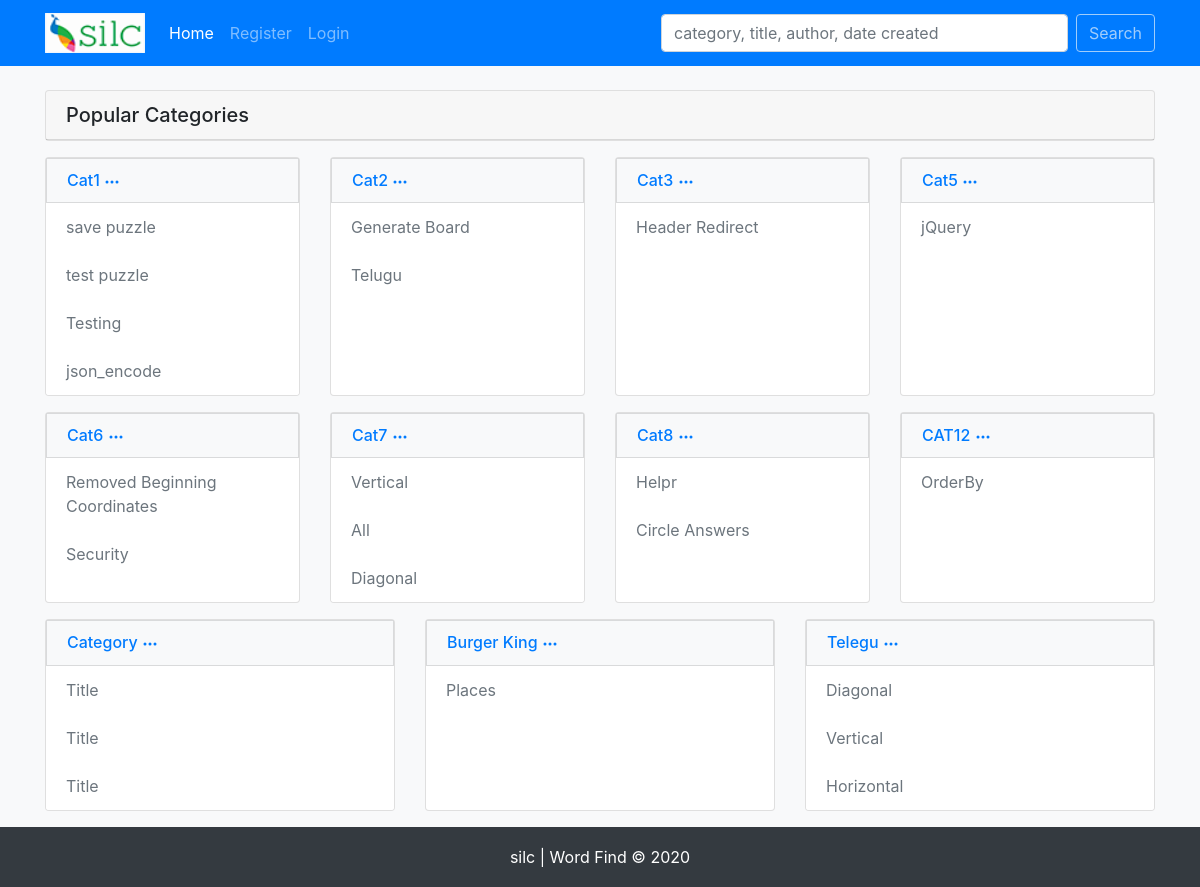
Before: / with the older database file.
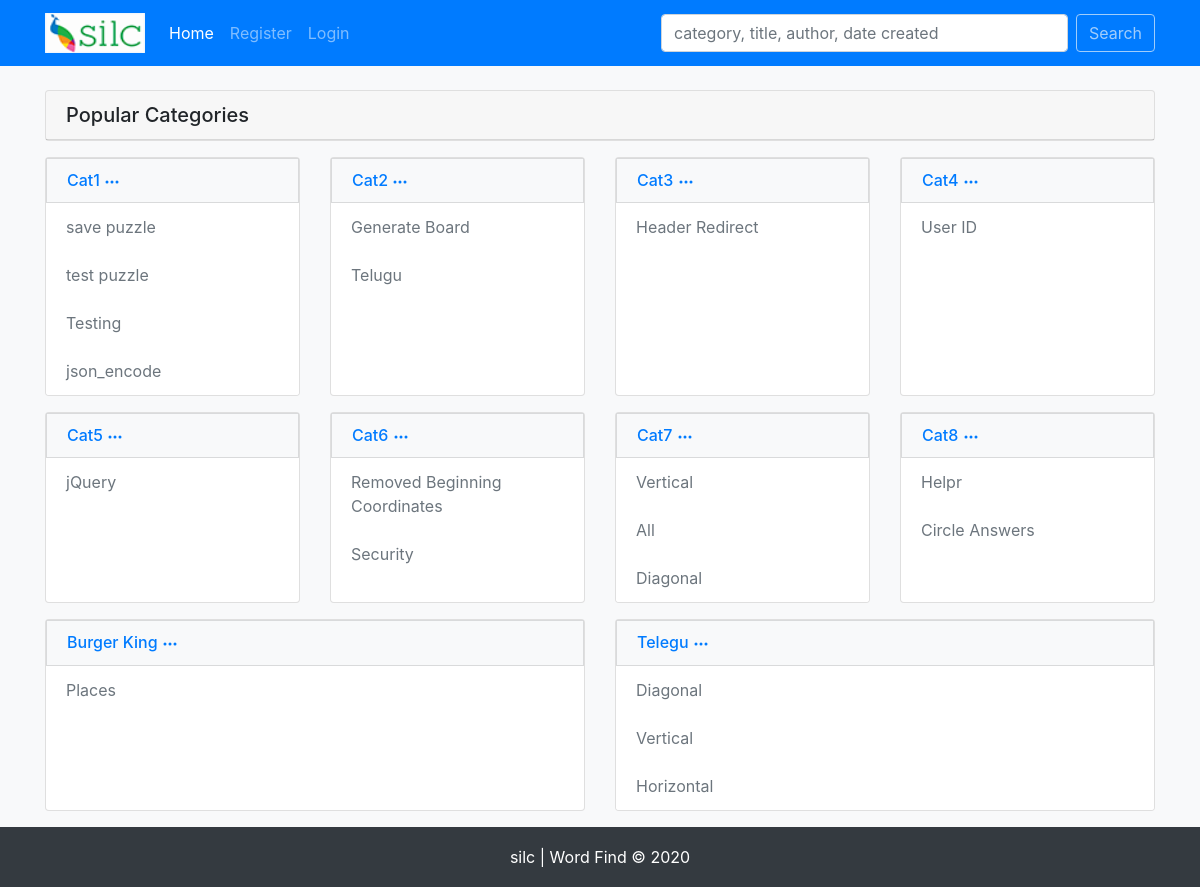
After: the same page with the newer database file.
### tables this page shows
CREATE TABLE `categories` (
  `cat_id` int(11) NOT NULL,
  `cat_name` varchar(255) NOT NULL
);

### helpers/sessions.php (called while the page is built, shortened)
<?php
    function isLoggedIn(){
        if(isset($_SESSION['user_id'])){
            return true;
        } else {
            return false;
        }
    }

### helpers/functions.php (called while the page is built, shortened)
<?php
    function getCategoriesWithTopNResults($pdo){
        $sql = "SELECT cat_name, categories.cat_id,
                SUBSTRING_INDEX(GROUP_CONCAT(puzzles.title ORDER BY puzzles.puzzle_id DESC), ',', 5) AS puzzle_names, -- show top 5 results --
                SUBSTRING_INDEX(GROUP_CONCAT(puzzles.puzzle_id ORDER BY puzzles.puzzle_id DESC), ',', 5) AS puzzle_ids -- id top 5 results --
                FROM puzzles
                INNER JOIN categories
                ON categories.cat_id = puzzles.cat_id
                GROUP BY categories.cat_name
                ORDER BY categories.cat_id
        ";
        $stmt = $pdo->prepare($sql);
        $stmt->execute();
        return $stmt->fetchAll();
    }

### index.php (the view)
<?php
    $pageTitle = 'Word Find';
    include 'includes/header.php';
    $categories = getCategoriesWithTopNResults($pdo);
?>
    <div class="card mt-4">
        <h5 class="card-header">Popular Categories</h5>
    </div>
<?php
    $numOfCols = 4;
    $rowCount = 0;
    foreach($categories as $category):
        $data = [
            'cat_name' => $category->cat_name,
            'puzzle' => explode(',', $category->puzzle_names),
            'puzzle_id' => explode(',', $category->puzzle_ids)
        ];
        if($rowCount % $numOfCols == 0):
?>
        <div class="row">
    <?php
        endif;
        $rowCount++;
    ?>
    <div class="col-md mt-3">
        <div class="card h-100">
            <div class="list-group">
                <h6 class="mb-0"><a href="category.php?categoryId=<?php echo $category->cat_id; ?>" class="list-group-item list-group-item-action bg-light text-primary"><?php echo $category->cat_name; ?>
                    <svg width="1em" height="1em" viewBox="0 0 16 16" class="bi bi-three-dots" fill="currentColor" xmlns="http://www.w3.org/2000/svg">
                        <path fill-rule="evenodd" d="M3 9.5a1.5 1.5 0 1 1 0-3 1.5 1.5 0 0 1 0 3zm5 0a1.5 1.5 0 1 1 0-3 1.5 1.5 0 0 1 0 3zm5 0a1.5 1.5 0 1 1 0-3 1.5 1.5 0 0 1 0 3z"/>
                    </svg>
                </a></h6>
            <?php foreach($data['puzzle'] as $index => $puzzle): ?>
                <a href="puzzle.php?puzzleId=<?php echo $data['puzzle_id'][$index]; ?>" class="list-group-item list-group-item-action text-muted border-0"><?php echo $puzzle; ?></a>
            <?php endforeach; ?>
            </div>
        </div>
    </div>
        <?php
            if($rowCount % $numOfCols == 0): ?>
        </div>
<?php
            endif;
        endforeach;
?>
<?php include('includes/footer.php'); ?>

### includes/header.php (shortened to what this page needs)
<?php
    require_once 'db.php';
    require_once 'helpers/functions.php';
    require_once 'helpers/sessions.php';
?>
<!DOCTYPE html PUBLIC '-//W3C//DTD XHTML 1.0 Transitional//EN''http://www.w3.org/TR/xhtml1/DTD/xhtml1-transitional.dtd'><html xmlns='http://www.w3.org/1999/xhtml' xml:lang='en' lang='en'>
<head>
    <link rel="stylesheet" href="https://stackpath.bootstrapcdn.com/bootstrap/4.5.2/css/bootstrap.min.css">
    <link rel="stylesheet" href="css/style.css">
</head>
<body class="d-flex flex-column">
    <nav class="navbar navbar-expand-lg navbar-dark bg-primary">
        <div class="container">
            <a class="navbar-brand" href="index.php"><img src="images/logo.png"style="width:100px;height:40px;" alt="logo"></a>
            <div class="collapse navbar-collapse justify-content-between" id="navbarNavAltMarkup">
                <div class="navbar-nav">
                    <a href="index.php" class="nav-item nav-link <?php echo ($pageTitle == 'Word Find') ? ' active' : '' ; ?>">Home</a>
                <?php if(isLoggedIn()) : ?>
                    <a href="create_puzzle.php" class="nav-item nav-link <?php echo ($pageTitle == 'Word Find Puzzle Maker') ? ' active' : '' ; ?>">Create Puzzle</a>
                    <a href="?logout" class="nav-item nav-link">Logout</a>
                <?php else: ?>
                    <a href="" class="nav-item nav-link" data-toggle="modal" data-target="#registerModal">Register</a>
                    <a href="" id="loginBtn" class="nav-item nav-link" data-toggle="modal" data-target="#loginModal">Login</a>
                <?php endif; ?>
                </div>
                <form id="search" class="form-inline" action="search.php" method="post">
                    <input class="form-control mr-sm-2" type="search" name="query" placeholder="category, title, author, date created" onfocus="this.placeholder = ''" onblur="this.placeholder = 'category, title, author, date created'" size="33" aria-label="Search" value="<?php echo isset($_POST['query']) ? $_POST['query'] : ''; ?>">
                    <button class="btn btn-outline-light my-2 my-sm-0" type="submit">Search</button>
                </form>
            </div>
        </div>
    </nav>
    <main class="flex-fill pb-3 bg-light">
        <div class="container">

### includes/footer.php (shortened to what this page needs)
        </div>
    </main>
    <footer class="bg-dark">
       <div class="container text-white">
            silc | Word Find &#169; <?php echo date('Y');  ?>
       </div>
    </footer>
</body>
</html>

### css/style.css (style rules this page uses)
footer { height: 60px; line-height: 60px; text-align: center; }

Changed rows visible on the page:
removed categories: cat_name "CAT12", puzzle "OrderBy"
removed categories: cat_name "Category", puzzle "Title"
now on this page (row unchanged): categories: cat_name "Cat4", puzzle "User ID"
